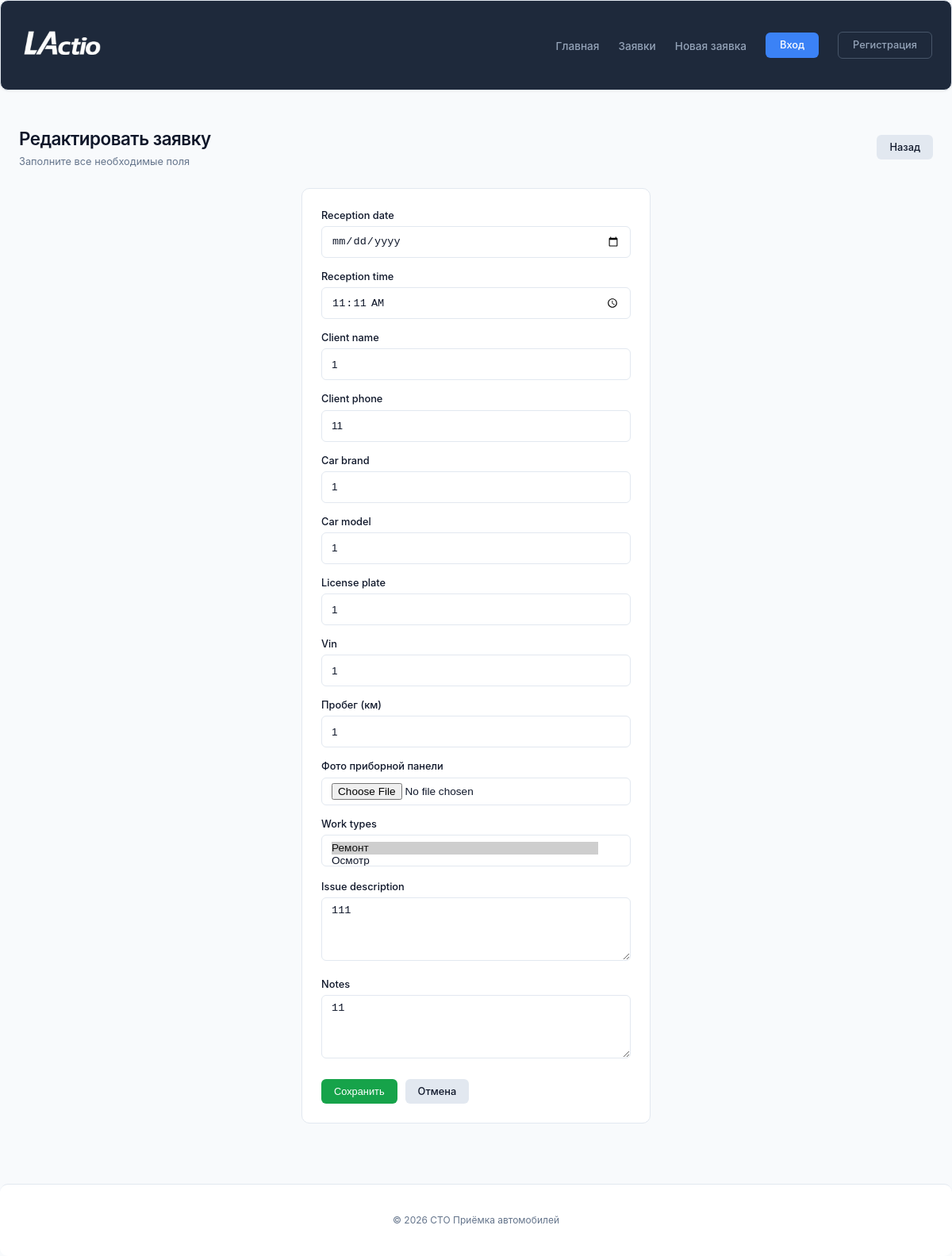
The app's page /requests/8/edit/, older data.
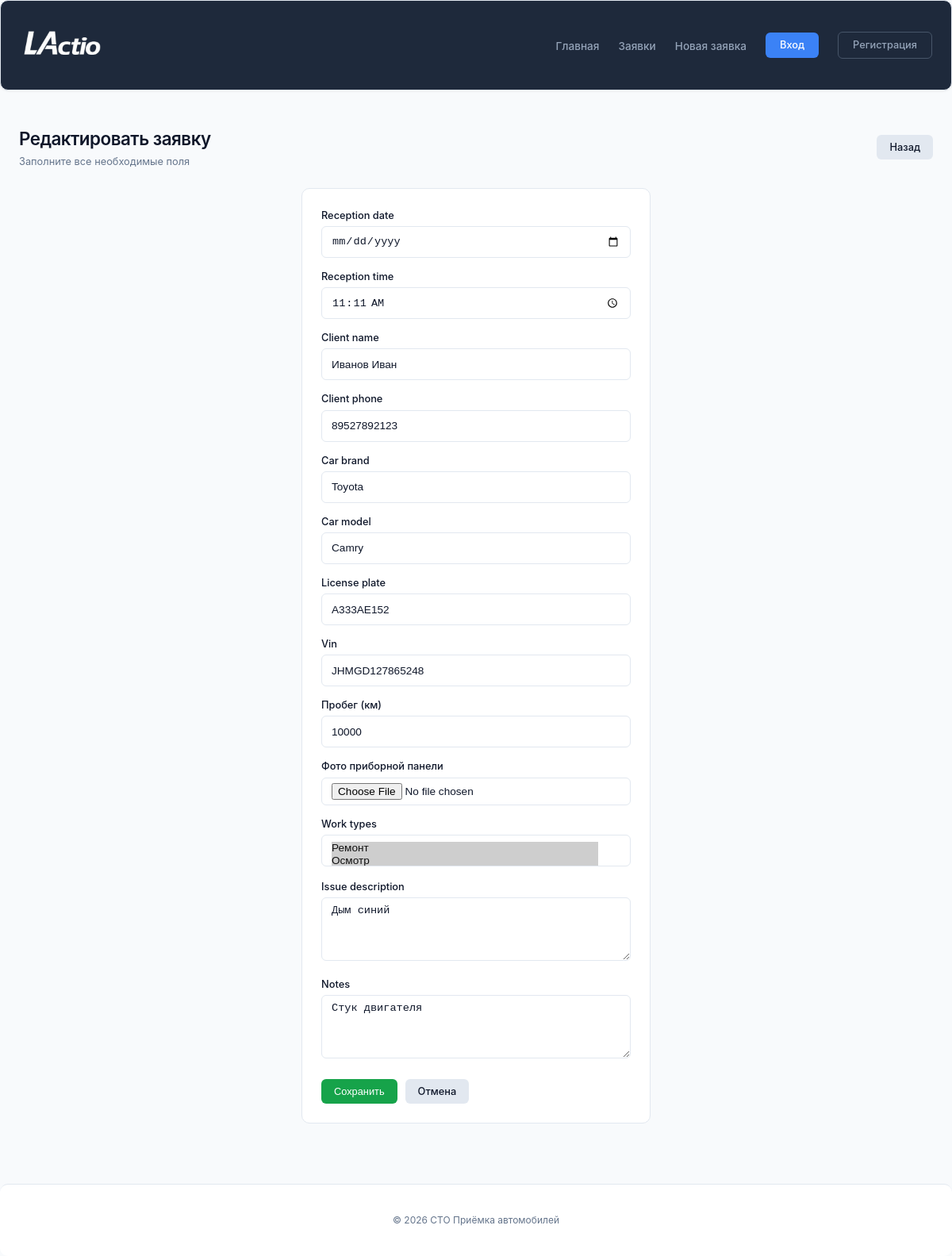
The same page, newer data.
### service_reception/models.py (models this page shows, shortened)
class RepairRequest(models.Model):
    STATUS_CHOICES = [
        ('draft', 'Черновик'),
        ('active', 'Активна'),
        ('completed', 'Завершена'),
        ('cancelled', 'Отменена'),
    ]
    request_number = models.CharField(max_length=20, unique=True, editable=False)
    receptionist = models.ForeignKey(User, on_delete=models.CASCADE)
    reception_date = models.DateField()
    reception_time = models.TimeField()
    client_name = models.CharField(max_length=200)
    client_phone = models.CharField(max_length=20)
    car_brand = models.CharField(max_length=100)
    car_model = models.CharField(max_length=100)
    license_plate = models.CharField(max_length=20, blank=True)
    vin = models.CharField(max_length=17, blank=True)
    work_types = models.ManyToManyField('WorkType', blank=True)
    issue_description = models.TextField()
    notes = models.TextField(blank=True)
    dashboard_photo = models.ImageField(
        upload_to='dashboard/',
        blank=True,
        null=True,
        verbose_name='Фото приборной панели'
    )
    mileage = models.IntegerField(
        null=True,
        blank=True,
        verbose_name='Пробег (км)'
    )
    status = models.CharField(max_length=20, choices=STATUS_CHOICES, default='draft')
    started_at = models.DateTimeField(null=True, blank=True, verbose_name="Время начала")
    completed_at = models.DateTimeField(null=True, blank=True, verbose_name="Время завершения")
    time_spent = models.DurationField(null=True, blank=True, verbose_name="Затраченное время")

### service_reception/views.py (the view)
# urls.py: path('requests/<int:pk>/edit/', views.request_update, name='request_update'),
def request_update(request, pk):
    repair_request = get_object_or_404(RepairRequest, pk=pk)
    if request.method == 'POST':
        form = RepairRequestForm(request.POST, request.FILES, instance=repair_request)
        if form.is_valid():
            repair_request = form.save()
            messages.success(request, f'Заявка "{repair_request.request_number}" успешно обновлена!')
            return redirect('service_reception:request_detail', pk=repair_request.pk)
    else:
        form = RepairRequestForm(instance=repair_request)
    return render(request, 'reception/request_form.html', {'form': form, 'title': 'Редактировать заявку'})

### service_reception/models.py (called while the page is built)
    def __str__(self):
        return self.name

### service_reception/templates/reception/request_form.html (shortened to what this page needs)
{% extends 'reception/base.html' %}
{% load static %}
{% block content %}
<div class="page_header">
    <div>
        <div class="title">{{ title }}</div>
        <div class="subtitle">Заполните все необходимые поля</div>
    </div>
    <div class="actions">
        <a href="{% url 'service_reception:request_list' %}" class="btn btn_secondary">Назад</a>
    </div>
</div>
<div class="form_wrapper">
    <div class="form_container">
        <div class="card" style="padding: 24px;">
            <form method="post" enctype="multipart/form-data">
                {% for field in form %}
                <div class="form_field">
                    <label>{{ field.label }}</label>
                    {{ field }}
                </div>
                {% endfor %}
                <div style="display: flex; gap: 10px; margin-top: 20px; flex-wrap: wrap;">
                    <button type="submit" class="btn btn_success">Сохранить</button>
                    <a href="{% url 'service_reception:request_list' %}" class="btn btn_secondary">Отмена</a>
                </div>
            </form>
        </div>
    </div>
</div>
{% endblock %}

Row changes from the older to the newer data that the page shows:
changed RepairRequest: client_name "1" → "Иванов Иван"; client_phone "11" → "89527892123"; car_brand "1" → "Toyota"; car_model "1" → "Camry"; license_plate "1" → "A333AE152"; vin "1" → "JHMGD127865248"; mileage "1" → "10000"; issue_description "111" → "Дым синий"; notes "11" → "Стук двигателя"
Text that changed along with them:
form field work_types: "Ремонт ☑ / Осмотр" → "Ремонт ☑ / Осмотр ☑"
